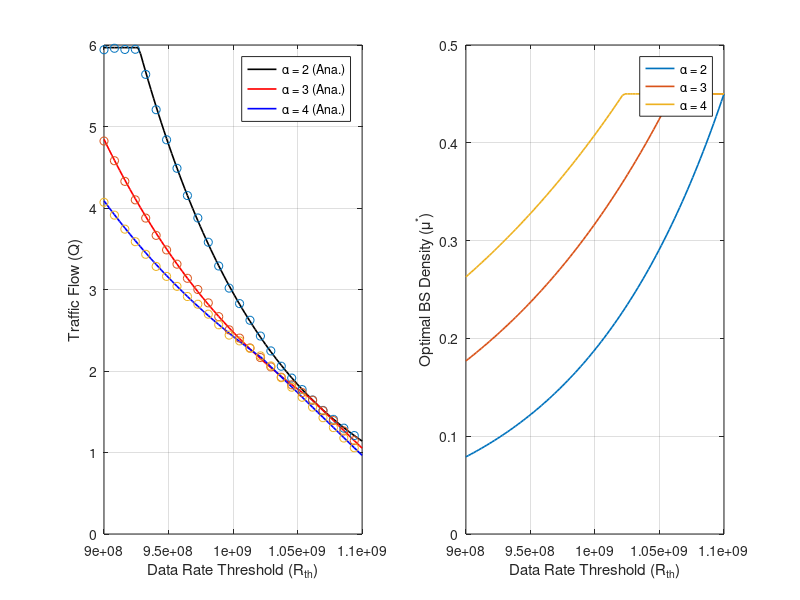

Write the MATLAB code that produced this figure.
clc;
clear all;
close all;

% System Parameters
V_max = 30; % m/s
%R_thr = 1*10^10; % B/s
% R_th = 1*10^9;

R_th = linspace(0.9*10^9, 1.1*10^9); 
W_c = 40*10^6; % Hz
P_R = 1; % Watts
mu_max = 0.45; % Max BS intensity
h_d = 1/(mu_max*V_max); % Normalized handover rate
l = 1;
%l = [0.001, 0.005, 0.01, 0.015]; % CAV safety distances (km)
epsilon = 0.0015; % Crash probability
lambda_bar = 1;
lambda = 1/lambda_bar;
%lambda = linspace(l, 5); % CAV average spacing
tau = 0.00015; % Processing time
 
% SNR parameters
alpha = [2, 3, 4]; % path loss exponent
G_tx = 1; % Gain at transmitter
G_rx = 1; % Gain at reciever
c = 3*10^8; % m/s
f_R = 2.1*10^9; % Hz
%NP=(10)^-23; % watts/m^2
NP=W_c*273*1.38*(10)^-23; % watts/m^2
gamma_R = G_tx*G_rx*(c/(4*pi*f_R))^2;
gamma_bar = (gamma_R.*P_R)/NP;

% Optimal BS intensity
% mu1 = (1/2).*(nthroot((2.^((sqrt(R_th).*sqrt(R_th+4.*W_c.*alpha(1))+R_th)./(2.*W_c)))./(gamma_bar), alpha(1))); 
% mu_hat2 = (1/2).*(nthroot((2.^((sqrt(R_th).*sqrt(R_th+4.*W_c.*alpha(2))+R_th)./(2.*W_c)))./(gamma_bar), alpha(2))); 
% mu_hat3 = (1/2).*(nthroot((2.^((sqrt(R_th).*sqrt(R_th+4.*W_c.*alpha(3))+R_th)./(2.*W_c)))./(gamma_bar), alpha(3)));
mu_hat1 = (1/(2*gamma_bar^(1/alpha(1)))).*(2.^((sqrt(R_th).*sqrt(R_th+4.*W_c.*alpha(1))+R_th)./(2.*W_c))).^(1/alpha(1)); 
mu_hat2 = (1/(2*gamma_bar^(1/alpha(2)))).*(2.^((sqrt(R_th).*sqrt(R_th+4.*W_c.*alpha(2))+R_th)./(2.*W_c))).^(1/alpha(2)); 
mu_hat3 = (1/(2*gamma_bar^(1/alpha(3)))).*(2.^((sqrt(R_th).*sqrt(R_th+4.*W_c.*alpha(3))+R_th)./(2.*W_c))).^(1/alpha(3));

mu_data1 = (1./(2.*gamma_bar.^(1./alpha(1))))*nthroot((2.^(R_th./W_c)-1), alpha(1));
mu_data2 = (1./(2.*gamma_bar.^(1./alpha(2))))*nthroot((2.^(R_th./W_c)-1), alpha(2));
mu_data3 = (1./(2.*gamma_bar.^(1./alpha(3))))*nthroot((2.^(R_th./W_c)-1), alpha(3));

mu_opt1 = zeros(1, length(R_th));
mu_opt2 = zeros(1, length(R_th));
mu_opt3 = zeros(1, length(R_th));

flag1 = zeros(1, length(R_th));
flag2 = zeros(1, length(R_th));
flag3 = zeros(1, length(R_th));
for k=1:length(R_th)
    if mu_hat1(k) < mu_data1(k)
       flag1(k) = 1;
    elseif mu_hat1(k) > mu_max
       mu_opt1(k) = mu_max;  
    else
        mu_opt1(k) = mu_hat1(k);
    end
    if mu_hat2(k) < mu_data2(k)
       flag2(k) = 1;
    elseif mu_hat2(k) > mu_max
       mu_opt2(k) = mu_max;
    else
        mu_opt2(k) = mu_hat2(k);
    end
    if mu_hat3(k) < mu_data3(k)
       flag3(k) = 1;
    elseif mu_hat3(k) > mu_max
       mu_opt3(k) = mu_max;
    else
         mu_opt3(k) = mu_hat3(k);
    end
end

% for i=1:length(R_th)
%     if mu_opt1(i) > mu_max
%        mu_opt1(i) = mu_max; 
%     end
%     if mu_opt2(i) > mu_max
%        mu_opt2(i) = mu_max; 
%     end
%     if mu_opt3(i) > mu_max
%        mu_opt3(i) = mu_max; 
%     end
% end


% mu4 = (1/2).*(nthroot((2.^((sqrt(R_thr).*sqrt(R_thr+4.*W_c.*alpha(4))+R_thr)./(2.*W_c)))./(gamma_bar), alpha(4)));
% mu = [mu1, mu2, mu3, mu4];
% Vector allocation
SNR1 = zeros(1, length(R_th));
SNR2 = zeros(1, length(R_th));
SNR3 = zeros(1, length(R_th));
% SNR4 = zeros(1, length(R_thr));

R_m1 = zeros(1, length(R_th));
R_m2 = zeros(1, length(R_th));
R_m3 = zeros(1, length(R_th));
% R_m4 = zeros(1, length(R_thr));

V_data1 = zeros(1, length(R_th));
V_data2 = zeros(1, length(R_th));
V_data3 = zeros(1, length(R_th));
% V_data4 = zeros(1, length(R_thr));

V_safe = zeros(1, length(R_th));

V_opt1 = zeros(1, length(R_th));
V_opt2 = zeros(1, length(R_th));
V_opt3 = zeros(1, length(R_th));
% V4 = zeros(1, length(R_thr));
for j = 1:length(R_th)
        V_safe(j) = -lambda_bar*log(1-epsilon)/(tau);
        if mu_opt1(j) > 0
            SNR1(j) = (gamma_R.*P_R.*((2.*mu_opt1(j))).^(alpha(1)))./NP;
            R_m1(j) = W_c*log2(1 + SNR1(j));
            V_data1(j) = (1/(h_d*mu_opt1(j)))*(1 - (R_th(j)./R_m1(j)));
            V_opt1(j) = min([V_safe(j) V_max max(V_data1(j), 0)]);
        else
            V_opt1(j) = 0;
        end
        
        if mu_opt2(j) > 0
            SNR2(j) = (gamma_R.*P_R.*((2.*mu_opt2(j))).^(alpha(2)))./NP;
            R_m2(j) = W_c*log2(1 + SNR2(j));
            V_data2(j) = (1/(h_d*mu_opt2(j)))*(1 - (R_th(j)./R_m2(j)));
            V_opt2(j) = min([V_safe(j) V_max max(V_data2(j), 0)]);
        else
            V_opt2(j) = 0;
        end
        
        if mu_opt3(j) > 0
            SNR3(j) = (gamma_R.*P_R.*((2.*mu_opt3(j))).^(alpha(3)))./NP;
            R_m3(j) = W_c*log2(1 + SNR3(j));
            V_data3(j) = (1/(h_d*mu_opt3(j)))*(1 - (R_th(j)./R_m3(j)));
            V_opt3(j) = min([V_safe(j) V_max max(V_data3(j), 0)]);
        else
            V_opt3(j) = 0;
        end
        % Simulation
          pd = makedist('Exponential', 'mu', lambda_bar);
          t = truncate(pd,l,Inf);
          r = random(t, 10000, 1);
          Qsim1(j) = V_opt1(j).*mean(1./r);
          Qsim2(j) = V_opt2(j).*mean(1./r);
          Qsim3(j) = V_opt3(j).*mean(1./r);
                  
end

% Plots    
subplot(1,2,1)
% Y = exp(l.*lambda).*gamma(l.*lambda).*gammainc(lambda,l.*lambda,'upper');
Y = exp(l.*lambda).*expint(l.*lambda);
Q1 = V_opt1.*lambda.*Y;
plot(R_th, Q1, 'k', 'LineWidth', 1.2);
hold on
% Y2 = exp(l(2).*lambda).*gammainc(lambda,l(2).*lambda,'upper');
Q2 = V_opt2.*lambda.*Y;
plot(R_th, Q2, 'r', 'LineWidth', 1.2);
hold on 
% Y3 = exp(l(3).*lambda).*gammainc(lambda,l(3).*lambda,'upper');
Q3 = V_opt3.*lambda.*Y;
plot(R_th, Q3, 'b', 'LineWidth', 1.2);
hold on;
plot(R_th(1:4:end), Qsim1(1:4:end), 'o')
hold on;
plot(R_th(1:4:end), Qsim2(1:4:end), 'o')
hold on;
plot(R_th(1:4:end), Qsim3(1:4:end), 'o')
hold off;
grid on
xlabel('Data Rate Threshold (R_{th})');
ylabel('Traffic Flow (Q)');
% title('Q vs. \lambda with Varying Data Rate Thresholds');
legend('\alpha = 2 (Ana.)', '\alpha = 3 (Ana.)', '\alpha = 4 (Ana.)');
% figure(2)
% arr1 = ones(1, length(R_thr));
% r = V1./exprnd(arr1)/V_max;
% [f, x] = hist(r);
% bar(x, f)

subplot(1,2,2)
plot(R_th, mu_opt1, 'LineWidth', 1.2)
hold on
plot(R_th, mu_opt2, 'LineWidth', 1.2)
hold on;
plot(R_th, mu_opt3, 'LineWidth', 1.2)
hold off;
ylabel('Optimal BS Density (\mu^*)')
xlabel('Data Rate Threshold (R_{th})')
legend('\alpha = 2', '\alpha = 3', '\alpha = 4');
grid on;

% figure(3)
% plot(R_th, V_opt1, 'LineWidth', 1.2)
% hold on
% plot(R_th, V_opt2, 'LineWidth', 1.2)
% hold on;
% plot(R_th, V_opt3, 'LineWidth', 1.2)
% hold off;
% ylabel('V_{data})')
% xlabel('Data Rate Threshold (R_{th})')
% legend('\alpha = 2', '\alpha = 3', '\alpha = 4');
% grid on;

% figure(4)
% plot(R_th, Qsim1)